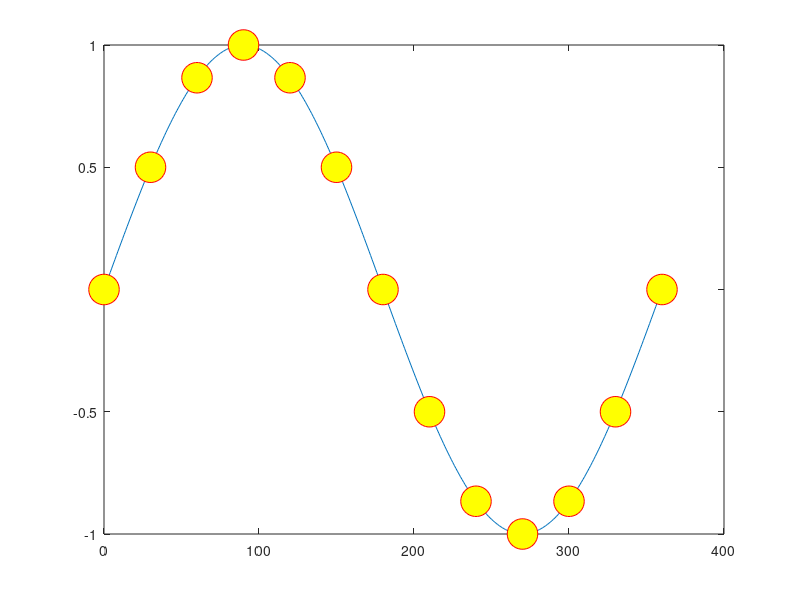

This figure's MATLAB source: (Note: this script raises an error after producing the figure.)
f = @(x) sind(x);

x = 0:360;
y = 0:30:360;
z = [0:30:360];
figure(1);
clf;
plot(x,f(x))
hold on;


plot(y,f(y), 'o','markersize',22,'markerfacecolor','y','markeredgecolor','r')
text(z-5,f(z),string(z),'fontsize',7)
hold on;



xlim([0,360]);
grid minor;
grid on;